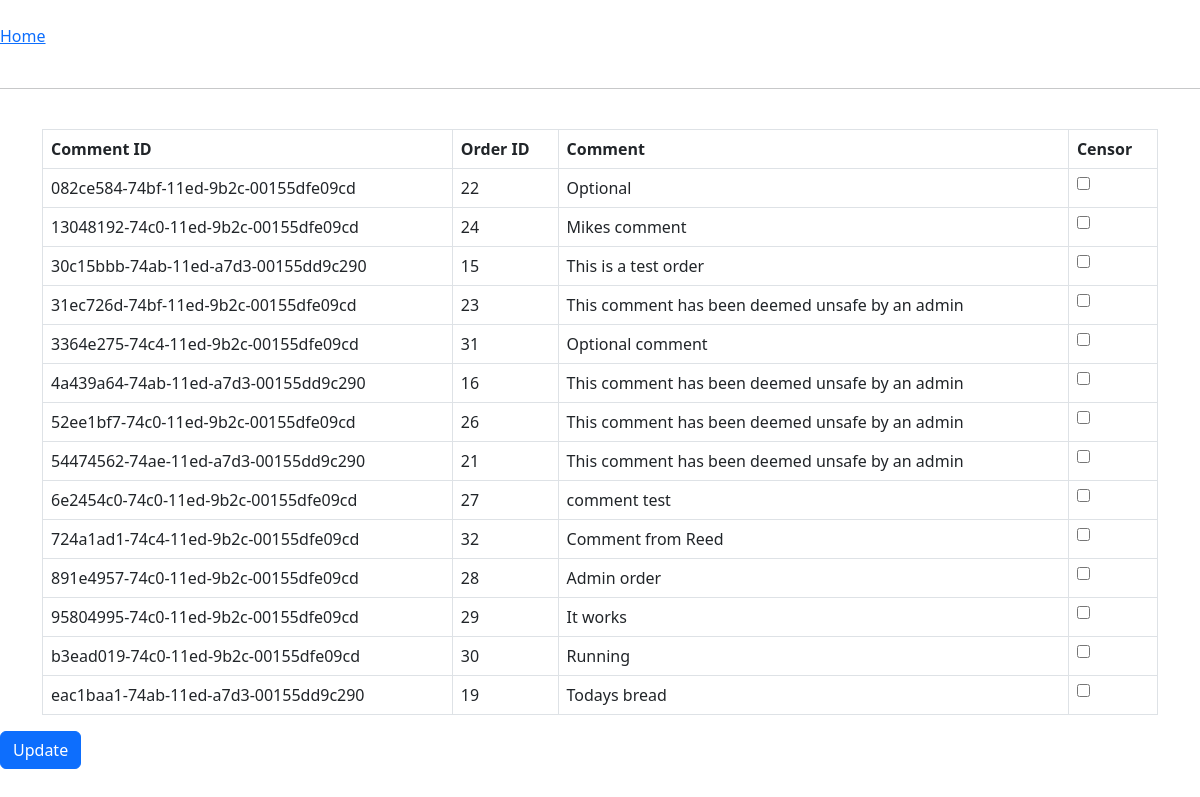
/admin_comments.php, run on the app's committed database.
### tables this page shows
CREATE TABLE `comments` (
  `comment_id` varchar(36) NOT NULL,
  `order_id` int(11) NOT NULL,
  `comment_field` varchar(300) DEFAULT NULL
);

### admin_comments.php (the view, shortened to what this page needs)
<head>
    <link href="https://cdn.jsdelivr.net/npm/bootstrap@5.2.3/dist/css/bootstrap.min.css" rel="stylesheet">
</head>
<body>
    <?php
        include 'connection.php';
    ?>
    <div>
    <br>
    <a href=admin.php>Home</a>
    <br><br>
    <hr style="margin-left: 0px">
    <br>
    <?php
        $sql = "SELECT * FROM comments";
        $res = $conn->query($sql);
        echo '<form action="admin_comments.php" method="post">';
        echo '<div class="container table-responsive">';
        echo '<table class="table table-bordered">';
        echo '<thead>';
        echo "<tr>";
        echo "<th>" . "Comment ID" . "</th>";
        echo "<th>" . "Order ID" . "</th>";
        echo "<th>" . "Comment" . "</th>";
        echo "<th>" . "Censor" . "</th>";
        echo "</tr>";
        echo '</thead>';
        echo '<tbody>';
        $uIDs = [];
        while ($row = mysqli_fetch_array($res)) {
            $delete_check = $row['comment_id'] . "-del";
            array_push($uIDs, $row['comment_id']);
            echo "<tr>";
            echo "<td>" . $row['comment_id'] . "</td>";
            echo "<td>" . $row['order_id'] . "</td>";
            echo "<td>" . $row['comment_field'] . "</td>";
            echo "<td>" . '<input type="checkbox" id='. $delete_check . ' name='. $delete_check . "></td>";
            echo "</tr>";
            }
            echo "</tbody></table></div>";
            echo '<button class="btn btn-primary btn-block" type="submit" id="updateCom" name="updateCom">Update</button>';
            echo '</form>';
        ?>
    </div>
</body>
</html>

### data on the page
comments: comment_id "082ce584-74bf-11ed-9b2c-00155dfe09cd", order "22", comment_field "Optional"
comments: comment_id "13048192-74c0-11ed-9b2c-00155dfe09cd", order "24", comment_field "Mikes comment"
comments: comment_id "30c15bbb-74ab-11ed-a7d3-00155dd9c290", order "15", comment_field "This is a test order"
comments: comment_id "31ec726d-74bf-11ed-9b2c-00155dfe09cd", order "23", comment_field "This comment has been deemed unsafe by an admin"
comments: comment_id "3364e275-74c4-11ed-9b2c-00155dfe09cd", order "31", comment_field "Optional comment"
comments: comment_id "4a439a64-74ab-11ed-a7d3-00155dd9c290", order "16", comment_field "This comment has been deemed unsafe by an admin"
comments: comment_id "52ee1bf7-74c0-11ed-9b2c-00155dfe09cd", order "26", comment_field "This comment has been deemed unsafe by an admin"
comments: comment_id "54474562-74ae-11ed-a7d3-00155dd9c290", order "21", comment_field "This comment has been deemed unsafe by an admin"
comments: comment_id "6e2454c0-74c0-11ed-9b2c-00155dfe09cd", order "27", comment_field "comment test"
comments: comment_id "724a1ad1-74c4-11ed-9b2c-00155dfe09cd", order "32", comment_field "Comment from Reed"
comments: comment_id "891e4957-74c0-11ed-9b2c-00155dfe09cd", order "28", comment_field "Admin order"
comments: comment_id "95804995-74c0-11ed-9b2c-00155dfe09cd", order "29", comment_field "It works"
comments: comment_id "b3ead019-74c0-11ed-9b2c-00155dfe09cd", order "30", comment_field "Running"
comments: comment_id "eac1baa1-74ab-11ed-a7d3-00155dd9c290", order "19", comment_field "Todays bread"
